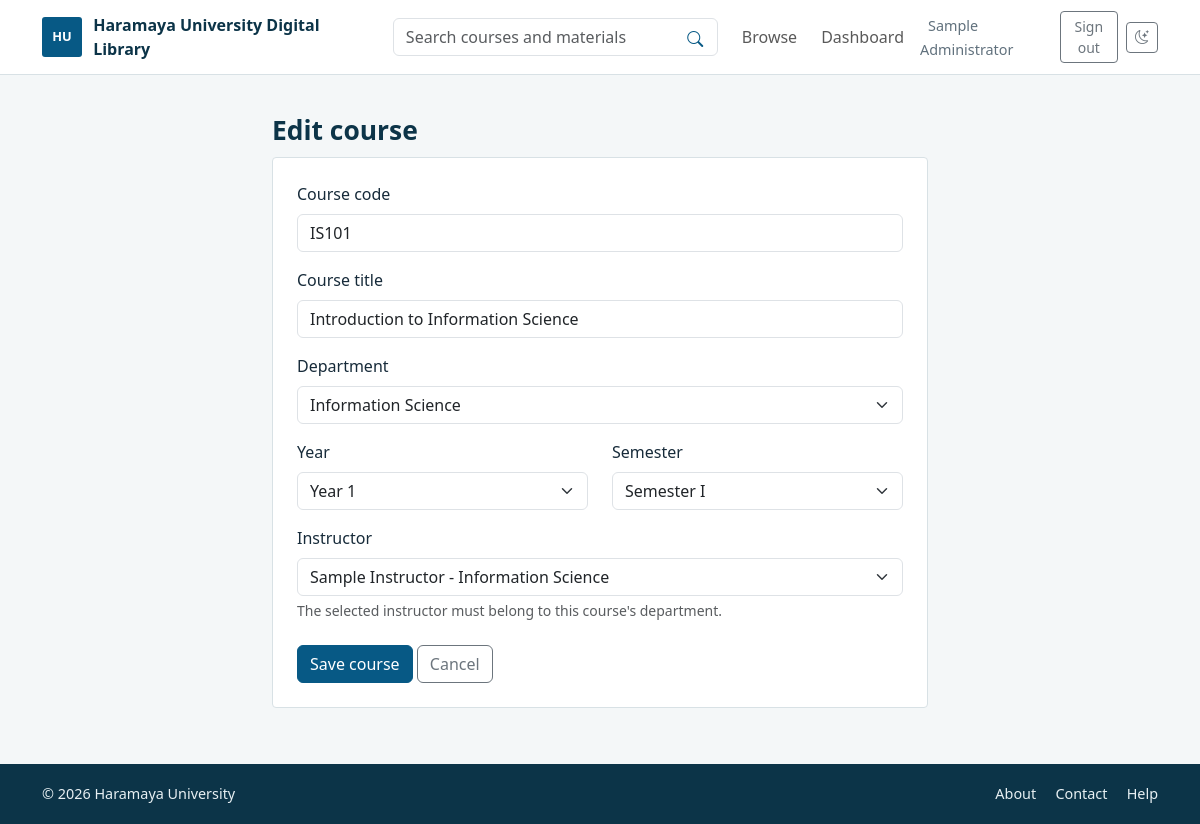
Page /admin/course_edit.php?id=1 (signed in) on the committed database.
### tables this page shows
CREATE TABLE IF NOT EXISTS courses (
    course_id BIGINT UNSIGNED NOT NULL AUTO_INCREMENT,
    course_code VARCHAR(30) NOT NULL,
    course_title VARCHAR(180) NOT NULL,
    department_id SMALLINT UNSIGNED NOT NULL,
    year TINYINT UNSIGNED NOT NULL,
    semester TINYINT UNSIGNED NOT NULL,
    instructor_id BIGINT UNSIGNED NULL,
    PRIMARY KEY (course_id),
    UNIQUE KEY uq_courses_department_code (department_id, course_code),
    KEY idx_courses_curriculum (department_id, year, semester),
    KEY idx_courses_instructor (instructor_id),
    CONSTRAINT chk_courses_year CHECK (year BETWEEN 1 AND 6),
    CONSTRAINT chk_courses_semester CHECK (semester IN (1, 2)),
    CONSTRAINT fk_courses_department
        FOREIGN KEY (department_id) REFERENCES departments (department_id)
        ON UPDATE CASCADE
        ON DELETE RESTRICT,
    CONSTRAINT fk_courses_instructor
        FOREIGN KEY (instructor_id) REFERENCES users (user_id)
        ON UPDATE CASCADE
        ON DELETE SET NULL
);

CREATE TABLE IF NOT EXISTS departments (
    department_id SMALLINT UNSIGNED NOT NULL AUTO_INCREMENT,
    name VARCHAR(150) NOT NULL,
    college_id SMALLINT UNSIGNED NOT NULL,
    PRIMARY KEY (department_id),
    UNIQUE KEY uq_departments_college_name (college_id, name),
    CONSTRAINT fk_departments_college
        FOREIGN KEY (college_id) REFERENCES colleges (college_id)
        ON UPDATE CASCADE
        ON DELETE RESTRICT
);

CREATE TABLE IF NOT EXISTS users (
    user_id BIGINT UNSIGNED NOT NULL AUTO_INCREMENT,
    name VARCHAR(120) NOT NULL,
    email VARCHAR(254) NOT NULL,
    password VARCHAR(255) NOT NULL,
    role ENUM('student', 'instructor', 'admin') NOT NULL DEFAULT 'student',
    department_id SMALLINT UNSIGNED NULL,
    is_active TINYINT(1) NOT NULL DEFAULT 1,
    created_at TIMESTAMP NOT NULL DEFAULT CURRENT_TIMESTAMP,
    PRIMARY KEY (user_id),
    UNIQUE KEY uq_users_email (email),
    KEY idx_users_role_department (role, department_id),
    KEY idx_users_active_role (is_active, role),
    CONSTRAINT chk_users_is_active CHECK (is_active IN (0, 1)),
    CONSTRAINT fk_users_department
        FOREIGN KEY (department_id) REFERENCES departments (department_id)
        ON UPDATE CASCADE
        ON DELETE SET NULL
);

### includes/functions.php (called while the page is built, shortened)
<?php
function e(mixed $value): string
{
    return htmlspecialchars((string) $value, ENT_QUOTES | ENT_SUBSTITUTE, 'UTF-8');
}
function site_url(string $path = ''): string
{
    $base = BASE_URL;
    $path = ltrim($path, '/');
    return $base . ($path === '' ? '/' : '/' . $path);
}

### admin/course_edit.php (the view, shortened to what this page needs)
<?php
require_once __DIR__ . '/../includes/auth.php';
$courseId = filter_input(INPUT_GET, 'id', FILTER_VALIDATE_INT, ['options' => ['min_range' => 1]]);
$courseId = $courseId === false ? null : $courseId;
$course = ['course_code' => '', 'course_title' => '', 'department_id' => '', 'year' => '1', 'semester' => '1', 'instructor_id' => ''];
if ($courseId !== null) {
    $find = $pdo->prepare('SELECT course_code, course_title, department_id, year, semester, instructor_id FROM courses WHERE course_id = :id');
    $find->execute(['id' => $courseId]);
    $existing = $find->fetch();
    $course = $existing;
}
$departments = $pdo->query('SELECT department_id, name FROM departments ORDER BY name')->fetchAll();
$instructors = $pdo->query(
    "SELECT u.user_id, u.name, d.name AS department_name
     FROM users AS u LEFT JOIN departments AS d ON d.department_id = u.department_id
     WHERE u.role = 'instructor' ORDER BY u.name"
)->fetchAll();
$pageTitle = $courseId ? 'Edit course' : 'Add course';
require __DIR__ . '/../includes/header.php';
?>
<main class="container page-shell narrow-shell">
    <h1 class="page-title"><?= e($pageTitle) ?></h1>
    <form method="post" class="form-panel">
        <div class="mb-3"><label class="form-label" for="course_code">Course code</label><input class="form-control" id="course_code" name="course_code" maxlength="30" required value="<?= e($course['course_code']) ?>"></div>
        <div class="mb-3"><label class="form-label" for="course_title">Course title</label><input class="form-control" id="course_title" name="course_title" maxlength="180" required value="<?= e($course['course_title']) ?>"></div>
        <div class="mb-3"><label class="form-label" for="department_id">Department</label><select class="form-select" id="department_id" name="department_id" required><option value="">Choose department</option><?php foreach ($departments as $department): ?><option value="<?= (int) $department['department_id'] ?>" <?= (string) $department['department_id'] === (string) $course['department_id'] ? 'selected' : '' ?>><?= e($department['name']) ?></option><?php endforeach; ?></select></div>
        <div class="row"><div class="col mb-3"><label class="form-label" for="year">Year</label><select class="form-select" id="year" name="year"><?php for ($year = 1; $year <= 6; $year++): ?><option value="<?= $year ?>" <?= (int) $course['year'] === $year ? 'selected' : '' ?>>Year <?= $year ?></option><?php endfor; ?></select></div><div class="col mb-3"><label class="form-label" for="semester">Semester</label><select class="form-select" id="semester" name="semester"><option value="1" <?= (int) $course['semester'] === 1 ? 'selected' : '' ?>>Semester I</option><option value="2" <?= (int) $course['semester'] === 2 ? 'selected' : '' ?>>Semester II</option></select></div></div>
        <div class="mb-4"><label class="form-label" for="instructor_id">Instructor</label><select class="form-select" id="instructor_id" name="instructor_id"><option value="">Unassigned</option><?php foreach ($instructors as $instructor): ?><option value="<?= (int) $instructor['user_id'] ?>" <?= (string) $instructor['user_id'] === (string) $course['instructor_id'] ? 'selected' : '' ?>><?= e($instructor['name'] . ' - ' . ($instructor['department_name'] ?? 'No department')) ?></option><?php endforeach; ?></select><div class="form-text">The selected instructor must belong to this course's department.</div></div>
        <button class="btn btn-primary" type="submit">Save course</button> <a class="btn btn-outline-secondary" href="<?= e(site_url('admin/courses.php')) ?>">Cancel</a>
    </form>
</main>
<?php require __DIR__ . '/../includes/footer.php'; ?>

### assets/css/style.css (style rules this page uses)
:root { color-scheme: light; --ink: #172b3a; --muted: #61717d; --blue: #075985; --blue-deep: #0c3448; --gold: #d5a12b; --paper: #f4f7f8; --line: #d8e1e5; --surface: #ffffff; }
* { box-sizing: border-box; }
body { min-height: 100vh; display: flex; flex-direction: column; color: var(--ink); background: var(--paper); }
.page-shell { flex: 1; padding-top: 2.5rem; padding-bottom: 3.5rem; }
.narrow-shell { max-width: 680px; }
.page-title { margin-bottom: .65rem; color: var(--blue-deep); font-size: 1.65rem; font-weight: 700; }
.form-panel, .content-panel { padding: clamp(1rem, 3vw, 1.5rem); border: 1px solid var(--line); border-radius: 4px; background: var(--surface); }
.btn-primary { --bs-btn-bg: var(--blue); --bs-btn-border-color: var(--blue); --bs-btn-hover-bg: var(--blue-deep); --bs-btn-hover-border-color: var(--blue-deep); }

### rows in the picture
courses: course_code "IS101", course_title "Introduction to Information Science", department_id "Information Science", year "Year 1", semester "Semester I", instructor_id "Sample Instructor - Information Science"

### other values in the picture
$siteTitle "Haramaya University Digital Library"
$_SESSION['name'] "Sample Administrator"
$pageTitle "Edit course"
